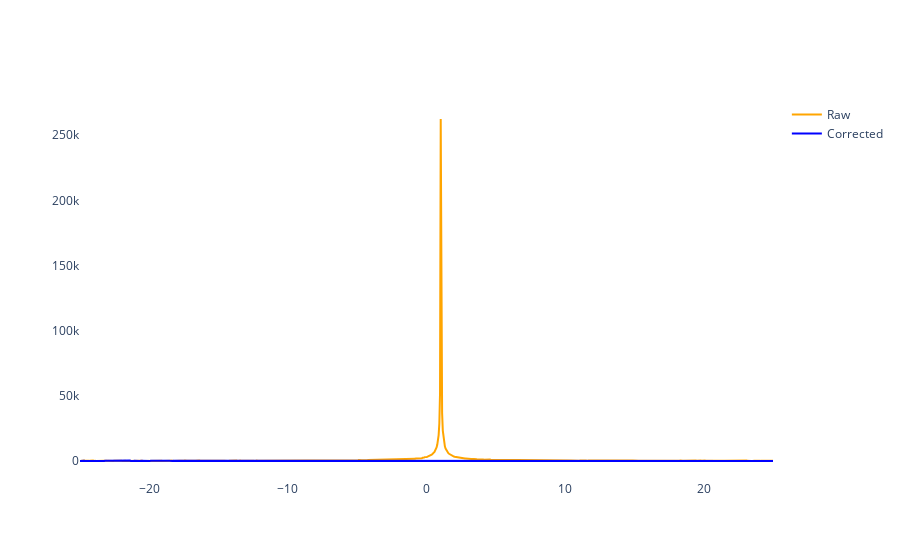

Notebook source saved alongside this figure:
### Markdown cell above
## Plot NMR lines

### Code cell
spec_signal_cor = np.fft.fftshift(np.fft.fft(data_signal_cor, axis=1), axes=1)
spec_signal_raw = np.fft.fftshift(np.fft.fft(data_signal_raw, axis=1), axes=1)
axis_freq = 1e-3 * np.linspace(-0.5 * acq_bandwidth, 0.5 * acq_bandwidth, spec_signal_raw.shape[1])
axis_time = 1e3 * np.arange(spec_signal_raw.shape[1]) / acq_bandwidth

ch = 0

# Interactive plot
fig = go.Figure()
fig.update_layout(plot_bgcolor="white")
line_style = {'color': 'orange', 'width': 2}
fig.add_trace(go.Scatter(x=axis_freq, y=np.abs(spec_signal_raw[ch, :, 0]), line=line_style, name='Raw'))
line_style = {'color': 'blue', 'width': 2}
fig.add_trace(go.Scatter(x=axis_freq, y=np.abs(spec_signal_cor[ch, :, 0]), line=line_style, name='Corrected'))
fig.show()

### Figure 1 — Plotly figure (JSON) as saved in the notebook; plotly's stock layout.template omitted (floating-point values rounded to 4 significant figures; data arrays with more than 128 entries replaced by an {"elided": "..."} marker saying what was removed)
{"data": [{"line": {"color": "orange", "width": 2}, "name": "Raw", "type": "scatter", "x": {"elided": "1000 float values"}, "y": {"elided": "1000 float values"}}, {"line": {"color": "blue", "width": 2}, "name": "Corrected", "type": "scatter", "x": {"elided": "1000 float values"}, "y": {"elided": "1000 float values"}}], "layout": {"plot_bgcolor": "white"}}
